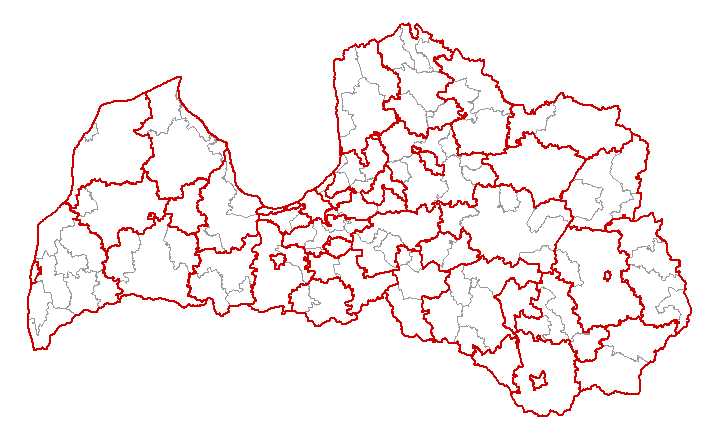

Recreate this plot in R.
# divas bibliotēkas, lai strādātu ar SHP failiem
require(maptools)
require(sp)
# lai ērtāk sadalīt vektoru vairākos intervālos (mūsu gadījumā 11 intervāli)
require(classInt)
require(RColorBrewer)

# https://stackoverflow.com/questions/30790036/error-istruegpclibpermitstatus-is-not-true?utm_medium=organic&utm_source=google_rich_qa&utm_campaign=google_rich_qa
# https://gis.stackexchange.com/questions/63577/joining-polygons-in-r?utm_medium=organic&utm_source=google_rich_qa&utm_campaign=google_rich_qa
require(rgdal)
require(gridExtra)


## visas instalē, 
## plus arī install.package("rgeos")



# Uzstāda to direktoriju, kuraa ir visi R skripti un CSV faili
# "C:/" neraksta; lieto parastas daļsvītras, nevis apgrieztās (\)
setwd("/Users/kalvi/workspace/schoolmap/lv-shapes/vo-outlines")




# nolasa CSV failu kā data.frame
vpd <- read.table(
  file="Pasvaldibas_pec_VPD.csv", 
  sep=",",
  header=TRUE,
  row.names=NULL,  
  fileEncoding="UTF-8")

# saskaita, cik pavisam iedzīvotāju ir katrā novadā (visi statusi)
totalCount <- 
  aggregate(Kopa ~ Novads,
            data = vpd,
            FUN=sum)

# izfiltrē katram novadam nepilsoņu rindiņu
noncitCount <- 
  vpd[vpd$Statuss == "LATVIJAS NEPILSONIS",]


# apvieno vienā tabuliņā visus iedzīvotājus un nepilsoņus vienam novadam
# atbilstošos ierakstus atrod pēc kopīgās kolonnas "Novads"
noncitMain <- merge(totalCount, noncitCount, 
                    by="Novads")

# atrod nepilsoņu īpatsvaru procentos
noncitMain$Frac <- 
  round(100*noncitMain$Kopa.y/noncitMain$Kopa.x,digits=2)

# Ja vēlas, var sakārtot pašvaldības nepilsoņu īpatsvaru dilšanas secībā
#noncitOrdered <- noncitMain[with(noncitMain, order(-Frac, Novads)), ]

# Nokopē data.frame kolonnu kā vektoru, 
# bet nevelk līdzi "factor levels", kas bija data.frame
fixedNovads <- as.vector(noncitMain$Novads)
# Atbrīvojas no diakritiskajām zīmītēm: Č, Š, Ž
fixedNovads[grepl("ADA.U NOVADS",fixedNovads)] <- "ADAZU NOVADS"
fixedNovads[grepl("IK.KILES NOVADS",fixedNovads)] <- "IKSKILES NOVADS"
fixedNovads[grepl("LIMBA.U NOVADS",fixedNovads)] <- "LIMBAZU NOVADS"
fixedNovads[grepl("NAUK.ENU NOVADS",fixedNovads)] <- "NAUKSENU NOVADS"
fixedNovads[grepl("ROPA.U NOVADS",fixedNovads)] <- "ROPAZU NOVADS"

# Izveido attīrītu data.frame, kur ir tikai 
# novadu nosaukumi (bez diakritiskajām zīmītēm) un nepilsoņu procenti
noncitFrame <- data.frame(loc=fixedNovads, per = noncitMain$Frac)



novFrame <- read.table(
  file="lv-municipalities.csv", 
  sep=",",
  header=TRUE,
  row.names=NULL,  
  fileEncoding="UTF-8", colClasses=c("character","character","character","character"))


mapSHP <-  readShapePoly(fn = "../shape-data/Export_Output")
mapaDat <- as.data.frame(mapSHP)

panel.str <- deparse(panel.polygonsplot, width=500)
panel.str <- sub("grid.polygon\\((.*)\\)",
                 "grid.polygon(\\1, name=paste('ID', slot(pls\\[\\[i\\]\\], 'ID'\\), sep=':'))",
                 panel.str)
panel.polygonNames <- eval(parse(text=panel.str),
                           envir=environment(panel.polygonsplot))

bigdata <- merge(mapaDat, novFrame, sort=FALSE, 
                 by.x="ATVK", by.y="Classifier")

biggerdata <- merge(bigdata,noncitFrame, sort=FALSE, 
                    by.x="UpperName", by.y="loc")

n <- 11
# workaround - stretch the interval a little bit
theVector <- c(min(biggerdata$per)*0.999,
               as.vector(biggerdata$per),max(biggerdata$per)*1.001)
int <- classIntervals(theVector, n, style='jenks')
pal <- rev(brewer.pal(n, "Spectral"))

Total <- biggerdata$per
mapSHP@data <- cbind(mapSHP@data, Total)


#####
OlympiadRegion <- as.character(biggerdata$OlympiadRegion)
mapSHP@data <- cbind(mapSHP@data, OlympiadRegion)

mapSHP.union <- unionSpatialPolygons(mapSHP, mapSHP@data$OlympiadRegion)


png("vo-outlines.png", width=720, height=440)
par(mar=c(0.1,0.1,0.1,0.1))
plot(mapSHP, border = "gray60", lwd = 1)
plot(mapSHP.union, add = TRUE, border = "red3", lwd = 2)
dev.off()

